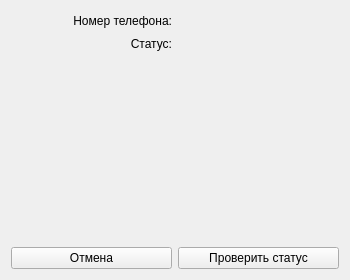
<?xml version="1.0" encoding="UTF-8"?>
<ui version="4.0">
 <class>AkkInfoForm</class>
 <widget class="QWidget" name="AkkInfoForm">
  <property name="geometry">
   <rect>
    <x>0</x>
    <y>0</y>
    <width>350</width>
    <height>280</height>
   </rect>
  </property>
  <property name="windowTitle">
   <string>Аккаунт</string>
  </property>
  <layout class="QVBoxLayout" name="verticalLayout">
   <item>
    <layout class="QHBoxLayout" name="horizontalLayout">
     <item>
      <widget class="QLabel" name="label_1">
       <property name="text">
        <string>Номер телефона:</string>
       </property>
       <property name="alignment">
        <set>Qt::AlignRight|Qt::AlignTrailing|Qt::AlignVCenter</set>
       </property>
      </widget>
     </item>
     <item>
      <widget class="QLabel" name="phone_label">
       <property name="font">
        <font>
         <pointsize>13</pointsize>
         <weight>75</weight>
         <italic>false</italic>
         <bold>true</bold>
         <underline>false</underline>
         <strikeout>false</strikeout>
         <stylestrategy>PreferDefault</stylestrategy>
         <kerning>true</kerning>
        </font>
       </property>
       <property name="styleSheet">
        <string notr="true"/>
       </property>
       <property name="text">
        <string/>
       </property>
      </widget>
     </item>
    </layout>
   </item>
   <item>
    <layout class="QHBoxLayout" name="horizontalLayout_2">
     <item>
      <widget class="QLabel" name="label_3">
       <property name="text">
        <string>Статус:</string>
       </property>
       <property name="alignment">
        <set>Qt::AlignRight|Qt::AlignTrailing|Qt::AlignVCenter</set>
       </property>
      </widget>
     </item>
     <item>
      <widget class="QLabel" name="status_label">
       <property name="styleSheet">
        <string notr="true"/>
       </property>
       <property name="text">
        <string/>
       </property>
      </widget>
     </item>
    </layout>
   </item>
   <item>
    <widget class="QLabel" name="error_label">
     <property name="styleSheet">
      <string notr="true">color: red</string>
     </property>
     <property name="text">
      <string/>
     </property>
     <property name="alignment">
      <set>Qt::AlignCenter</set>
     </property>
    </widget>
   </item>
   <item>
    <spacer name="verticalSpacer">
     <property name="orientation">
      <enum>Qt::Vertical</enum>
     </property>
     <property name="sizeHint" stdset="0">
      <size>
       <width>20</width>
       <height>40</height>
      </size>
     </property>
    </spacer>
   </item>
   <item>
    <layout class="QHBoxLayout" name="horizontalLayout_3">
     <item>
      <widget class="QPushButton" name="cancel_btn">
       <property name="text">
        <string>Отмена</string>
       </property>
      </widget>
     </item>
     <item>
      <widget class="QPushButton" name="check_status_btn">
       <property name="text">
        <string>Проверить статус</string>
       </property>
      </widget>
     </item>
    </layout>
   </item>
  </layout>
 </widget>
 <resources/>
 <connections/>
</ui>
